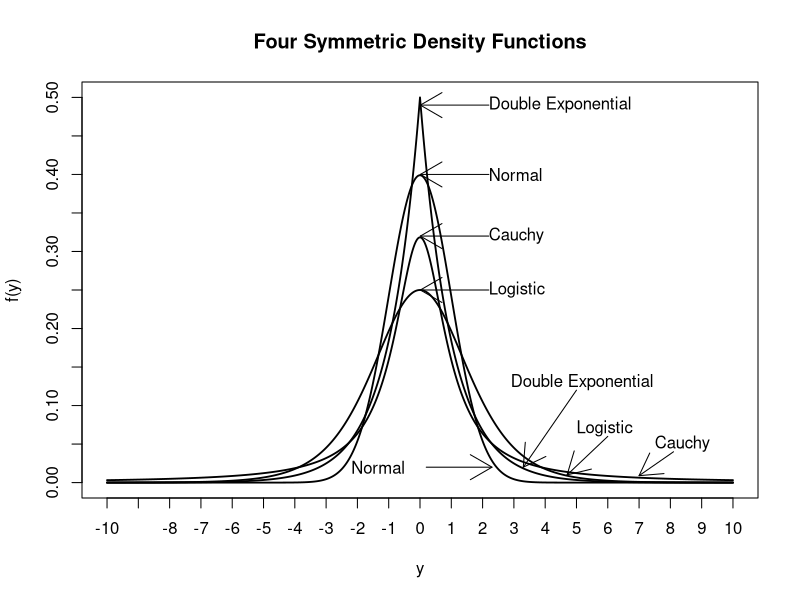

Generate this figure with R:
y <- seq(-10,10,.01)
D1 <- dnorm(y)
D2 <- dlogis(y)
D3 <- exp(-abs(y))/2
D4 <- dcauchy(y)
D <- cbind(D1,D2,D3,D4)

#postscript("u:/meth1/psfiles/sympdfs.ps",horizontal=FALSE)
par(font=1)

matplot(y,D,type="l",ylab="f(y)", xlab="y",lab=c(18,10,7),col="black",lwd=1.8,
lty="solid")
title("Four Symmetric Density Functions")

text(2.2,.49,"Double Exponential",adj=0)
arrows(2.2,.49,0.01,.49)

text(2.2,.40,"Normal",adj=0)
arrows(2.2,.40,0.01,.40)

text(2.2,.32,"Cauchy",adj=0)
arrows(2.2,.32,0.01,.32)

text(2.2,.25,"Logistic",adj=0)
arrows(2.2,.25,0.01,.25)


text(2.9,.13,"Double Exponential",adj=0)
arrows(5.0,0.12,3.3,.02)

text(-2.2,.02,"Normal",adj=0)
arrows(0.2,.02,2.3,.02)

text(7.5,.05,"Cauchy",adj=0)
arrows(8.1,.04,7,.009)

text(5,.07,"Logistic",adj=0)
arrows(6,.06,4.7,.01)

#graphics.off()
 

